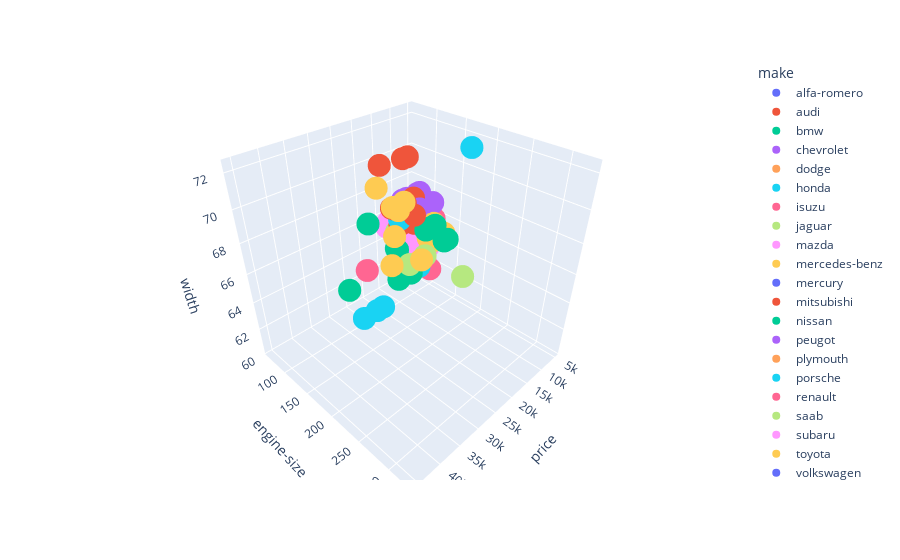

Notebook code for this chart:
### Code cell
fig = px.scatter_3d(x ='price', y='engine-size', z='width',data_frame = df, color = 'make')
fig.show()

### Figure 1 — Plotly figure (JSON) as saved in the notebook; plotly's stock layout.template omitted (floating-point values rounded to 4 significant figures)
{"data": [{"hovertemplate": "make=alfa-romero<br>price=%{x}<br>engine-size=%{y}<br>width=%{z}<extra></extra>", "legendgroup": "alfa-romero", "marker": {"color": "#636efa", "symbol": "circle"}, "mode": "markers", "name": "alfa-romero", "scene": "scene", "showlegend": true, "type": "scatter3d", "x": [13495, 16500, 16500], "y": [130, 130, 152], "z": [64.1, 64.1, 65.5]}, {"hovertemplate": "make=audi<br>price=%{x}<br>engine-size=%{y}<br>width=%{z}<extra></extra>", "legendgroup": "audi", "marker": {"color": "#EF553B", "symbol": "circle"}, "mode": "markers", "name": "audi", "scene": "scene", "showlegend": true, "type": "scatter3d", "x": [13950, 17450, 15250, 17710, 18920, 23875, 12000], "y": [109, 136, 136, 136, 136, 131, 131], "z": [66.2, 66.4, 66.3, 71.4, 71.4, 71.4, 67.9]}, {"hovertemplate": "make=bmw<br>price=%{x}<br>engine-size=%{y}<br>width=%{z}<extra></extra>", "legendgroup": "bmw", "marker": {"color": "#00cc96", "symbol": "circle"}, "mode": "markers", "name": "bmw", "scene": "scene", "showlegend": true, "type": "scatter3d", "x": [16430, 16925, 20970, 21105, 24565, 30760, 41315, 36880], "y": [108, 108, 164, 164, 164, 209, 209, 209], "z": [64.8, 64.8, 64.8, 64.8, 66.9, 66.9, 67.9, 70.9]}, {"hovertemplate": "make=chevrolet<br>price=%{x}<br>engine-size=%{y}<br>width=%{z}<extra></extra>", "legendgroup": "chevrolet", "marker": {"color": "#ab63fa", "symbol": "circle"}, "mode": "markers", "name": "chevrolet", "scene": "scene", "showlegend": true, "type": "scatter3d", "x": [5151, 6295, 6575], "y": [61, 90, 90], "z": [60.3, 63.6, 63.6]}, {"hovertemplate": "make=dodge<br>price=%{x}<br>engine-size=%{y}<br>width=%{z}<extra></extra>", "legendgroup": "dodge", "marker": {"color": "#FFA15A", "symbol": "circle"}, "mode": "markers", "name": "dodge", "scene": "scene", "showlegend": true, "type": "scatter3d", "x": [5572, 6377, 7957, 6229, 6692, 7609, 8558, 8921, 12964], "y": [90, 90, 98, 90, 90, 90, 98, 122, 156], "z": [63.8, 63.8, 63.8, 63.8, 63.8, 63.8, 63.8, 64.6, 66.3]}, {"hovertemplate": "make=honda<br>price=%{x}<br>engine-size=%{y}<br>width=%{z}<extra></extra>", "legendgroup": "honda", "marker": {"color": "#19d3f3", "symbol": "circle"}, "mode": "markers", "name": "honda", "scene": "scene", "showlegend": true, "type": "scatter3d", "x": [6479, 6855, 5399, 6529, 7129, 7295, 7295, 7895, 9095, 8845, 10295, 12945, 10345], "y": [92, 92, 79, 92, 92, 92, 92, 110, 110, 110, 110, 110, 110], "z": [63.9, 63.9, 64, 64, 64, 64, 63.9, 65.2, 65.2, 65.2, 62.5, 65.2, 66]}, {"hovertemplate": "make=isuzu<br>price=%{x}<br>engine-size=%{y}<br>width=%{z}<extra></extra>", "legendgroup": "isuzu", "marker": {"color": "#FF6692", "symbol": "circle"}, "mode": "markers", "name": "isuzu", "scene": "scene", "showlegend": true, "type": "scatter3d", "x": [6785, 10000, 23000, 11048], "y": [111, 90, 90, 119], "z": [61.8, 63.6, 63.6, 65.2]}, {"hovertemplate": "make=jaguar<br>price=%{x}<br>engine-size=%{y}<br>width=%{z}<extra></extra>", "legendgroup": "jaguar", "marker": {"color": "#B6E880", "symbol": "circle"}, "mode": "markers", "name": "jaguar", "scene": "scene", "showlegend": true, "type": "scatter3d", "x": [32250, 35550, 36000], "y": [258, 258, 326], "z": [69.6, 69.6, 70.6]}, {"hovertemplate": "make=mazda<br>price=%{x}<br>engine-size=%{y}<br>width=%{z}<extra></extra>", "legendgroup": "mazda", "marker": {"color": "#FF97FF", "symbol": "circle"}, "mode": "markers", "name": "mazda", "scene": "scene", "showlegend": true, "type": "scatter3d", "x": [5195, 6095, 6795, 6695, 7395, 10945, 11845, 13645, 15645, 8845, 8495, 10595, 10245, 10795, 11245, 18280, 18344], "y": [91, 91, 91, 91, 91, 70, 70, 70, 80, 122, 122, 122, 122, 122, 122, 140, 134], "z": [64.2, 64.2, 64.2, 64.2, 64.2, 65.7, 65.7, 65.7, 65.7, 66.5, 66.5, 66.5, 66.5, 66.5, 66.5, 66.1, 66.1]}, {"hovertemplate": "make=mercedes-benz<br>price=%{x}<br>engine-size=%{y}<br>width=%{z}<extra></extra>", "legendgroup": "mercedes-benz", "marker": {"color": "#FECB52", "symbol": "circle"}, "mode": "markers", "name": "mercedes-benz", "scene": "scene", "showlegend": true, "type": "scatter3d", "x": [25552, 28248, 28176, 31600, 34184, 35056, 40960, 45400], "y": [183, 183, 183, 183, 234, 234, 308, 304], "z": [70.3, 70.3, 70.3, 71.7, 71.7, 70.5, 71.7, 72]}, {"hovertemplate": "make=mercury<br>price=%{x}<br>engine-size=%{y}<br>width=%{z}<extra></extra>", "legendgroup": "mercury", "marker": {"color": "#636efa", "symbol": "circle"}, "mode": "markers", "name": "mercury", "scene": "scene", "showlegend": true, "type": "scatter3d", "x": [16503], "y": [140], "z": [68]}, {"hovertemplate": "make=mitsubishi<br>price=%{x}<br>engine-size=%{y}<br>width=%{z}<extra></extra>", "legendgroup": "mitsubishi", "marker": {"color": "#EF553B", "symbol": "circle"}, "mode": "markers", "name": "mitsubishi", "scene": "scene", "showlegend": true, "type": "scatter3d", "x": [5389, 6189, 6669, 7689, 9959, 8499, 12629, 14869, 14489, 6989, 8189, 9279, 9279], "y": [92, 92, 92, 98, 110, 122, 156, 156, 156, 122, 122, 110, 110], "z": [64.4, 64.4, 64.4, 63.8, 65.4, 65.4, 66.3, 66.3, 66.3, 65.4, 65.4, 65.4, 65.4]}, {"hovertemplate": "make=nissan<br>price=%{x}<br>engine-size=%{y}<br>width=%{z}<extra></extra>", "legendgroup": "nissan", "marker": {"color": "#00cc96", "symbol": "circle"}, "mode": "markers", "name": "nissan", "scene": "scene", "showlegend": true, "type": "scatter3d", "x": [5499, 7099, 6649, 6849, 7349, 7299, 7799, 7499, 7999, 8249, 8949, 9549, 13499, 14399, 13499, 17199, 19699, 18399], "y": [97, 103, 97, 97, 97, 97, 97, 97, 97, 97, 120, 120, 181, 181, 181, 181, 181, 181], "z": [63.8, 63.8, 63.8, 63.8, 63.8, 63.8, 63.8, 63.8, 63.8, 63.8, 65.2, 65.2, 66.5, 66.5, 66.5, 67.9, 67.9, 67.9]}, {"hovertemplate": "make=peugot<br>price=%{x}<br>engine-size=%{y}<br>width=%{z}<extra></extra>", "legendgroup": "peugot", "marker": {"color": "#ab63fa", "symbol": "circle"}, "mode": "markers", "name": "peugot", "scene": "scene", "showlegend": true, "type": "scatter3d", "x": [11900, 13200, 12440, 13860, 15580, 16900, 16695, 17075, 16630, 17950, 18150], "y": [120, 152, 120, 152, 120, 152, 120, 152, 120, 152, 134], "z": [68.4, 68.4, 68.4, 68.4, 68.4, 68.4, 68.4, 68.4, 68.4, 68.4, 68.3]}, {"hovertemplate": "make=plymouth<br>price=%{x}<br>engine-size=%{y}<br>width=%{z}<extra></extra>", "legendgroup": "plymouth", "marker": {"color": "#FFA15A", "symbol": "circle"}, "mode": "markers", "name": "plymouth", "scene": "scene", "showlegend": true, "type": "scatter3d", "x": [5572, 7957, 6229, 6692, 7609, 8921, 12764], "y": [90, 98, 90, 90, 98, 122, 156], "z": [63.8, 63.8, 63.8, 63.8, 63.8, 64.6, 66.3]}, {"hovertemplate": "make=porsche<br>price=%{x}<br>engine-size=%{y}<br>width=%{z}<extra></extra>", "legendgroup": "porsche", "marker": {"color": "#19d3f3", "symbol": "circle"}, "mode": "markers", "name": "porsche", "scene": "scene", "showlegend": true, "type": "scatter3d", "x": [22018, 32528, 34028, 37028, 12000], "y": [151, 194, 194, 194, 203], "z": [68.3, 65, 65, 65, 72.3]}, {"hovertemplate": "make=renault<br>price=%{x}<br>engine-size=%{y}<br>width=%{z}<extra></extra>", "legendgroup": "renault", "marker": {"color": "#FF6692", "symbol": "circle"}, "mode": "markers", "name": "renault", "scene": "scene", "showlegend": true, "type": "scatter3d", "x": [9295, 9895], "y": [132, 132], "z": [66.5, 66.6]}, {"hovertemplate": "make=saab<br>price=%{x}<br>engine-size=%{y}<br>width=%{z}<extra></extra>", "legendgroup": "saab", "marker": {"color": "#B6E880", "symbol": "circle"}, "mode": "markers", "name": "saab", "scene": "scene", "showlegend": true, "type": "scatter3d", "x": [11850, 12170, 15040, 15510, 18150, 18620], "y": [121, 121, 121, 121, 121, 121], "z": [66.5, 66.5, 66.5, 66.5, 66.5, 66.5]}, {"hovertemplate": "make=subaru<br>price=%{x}<br>engine-size=%{y}<br>width=%{z}<extra></extra>", "legendgroup": "subaru", "marker": {"color": "#FF97FF", "symbol": "circle"}, "mode": "markers", "name": "subaru", "scene": "scene", "showlegend": true, "type": "scatter3d", "x": [5118, 7053, 7603, 7126, 7775, 9960, 9233, 11259, 7463, 10198, 8013, 11694], "y": [97, 108, 108, 108, 108, 108, 108, 108, 108, 108, 108, 108], "z": [63.4, 63.6, 63.8, 65.4, 65.4, 65.4, 65.4, 65.4, 65.4, 65.4, 65.4, 65.4]}, {"hovertemplate": "make=toyota<br>price=%{x}<br>engine-size=%{y}<br>width=%{z}<extra></extra>", "legendgroup": "toyota", "marker": {"color": "#FECB52", "symbol": "circle"}, "mode": "markers", "name": "toyota", "scene": "scene", "showlegend": true, "type": "scatter3d", "x": [5348, 6338, 6488, 6918, 7898, 8778, 6938, 7198, 7898, 7788, 7738, 8358, 9258, 8058, 8238, 9298, 9538, 8449, 9639, 9989, 11199, 11549, 17669, 8948, 10698, 9988, 10898, 11248, 16558, 15998, 15690, 15750], "y": [92, 92, 92, 92, 92, 92, 98, 98, 110, 110, 98, 98, 98, 98, 98, 98, 98, 146, 146, 146, 146, 146, 146, 122, 110, 122, 122, 122, 171, 171, 171, 161], "z": [63.6, 63.6, 63.6, 63.6, 63.6, 63.6, 64.4, 64.4, 64.4, 64.4, 64.4, 64.4, 64.4, 64, 64, 64, 64, 65.6, 65.6, 65.6, 65.6, 65.6, 65.6, 66.5, 66.5, 66.5, 66.5, 66.5, 67.7, 67.7, 66.5, 66.5]}, {"hovertemplate": "make=volkswagen<br>price=%{x}<br>engine-size=%{y}<br>width=%{z}<extra></extra>", "legendgroup": "volkswagen", "marker": {"color": "#636efa", "symbol": "circle"}, "mode": "markers", "name": "volkswagen", "scene": "scene", "showlegend": true, "type": "scatter3d", "x": [7775, 7975, 7995, 8195, 8495, 9495, 9995, 11595, 9980, 13295, 13845, 12290], "y": [97, 109, 97, 109, 109, 97, 109, 109, 109, 136, 97, 109], "z": [65.5, 65.5, 65.5, 65.5, 65.5, 65.5, 65.5, 64.2, 64, 66.9, 66.9, 66.9]}, {"hovertemplate": "make=volvo<br>price=%{x}<br>engine-size=%{y}<br>width=%{z}<extra></extra>", "legendgroup": "volvo", "marker": {"color": "#EF553B", "symbol": "circle"}, "mode": "markers", "name": "volvo", "scene": "scene", "showlegend": true, "type": "scatter3d", "x": [12940, 13415, 15985, 16515, 18420, 18950, 16845, 19045, 21485, 22470, 22625], "y": [141, 141, 141, 141, 130, 130, 141, 141, 173, 145, 141], "z": [67.2, 67.2, 67.2, 67.2, 67.2, 67.2, 68.9, 68.8, 68.9, 68.9, 68.9]}], "layout": {"legend": {"title": {"text": "make"}, "tracegroupgap": 0}, "margin": {"t": 60}, "scene": {"domain": {"x": [0, 1], "y": [0, 1]}, "xaxis": {"title": {"text": "price"}}, "yaxis": {"title": {"text": "engine-size"}}, "zaxis": {"title": {"text": "width"}}}}}
